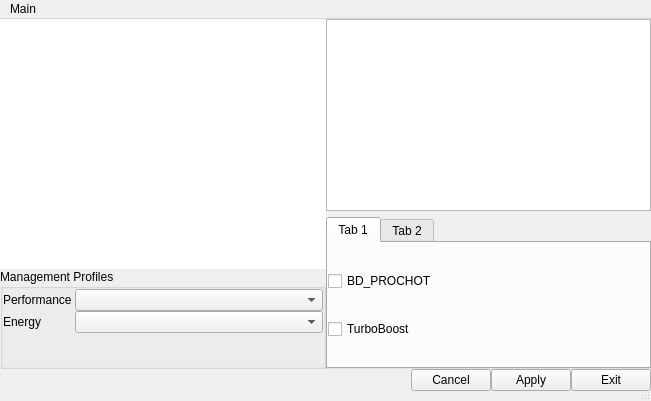
<?xml version="1.0" encoding="UTF-8"?>
<ui version="4.0">
 <class>MainWindow</class>
 <widget class="QMainWindow" name="MainWindow">
  <property name="geometry">
   <rect>
    <x>0</x>
    <y>0</y>
    <width>651</width>
    <height>401</height>
   </rect>
  </property>
  <property name="windowTitle">
   <string>MainWindow</string>
  </property>
  <property name="dockOptions">
   <set>QMainWindow::AllowNestedDocks|QMainWindow::AllowTabbedDocks|QMainWindow::AnimatedDocks</set>
  </property>
  <widget class="QWidget" name="centralwidget">
   <layout class="QVBoxLayout" name="verticalLayout">
    <property name="spacing">
     <number>0</number>
    </property>
    <property name="sizeConstraint">
     <enum>QLayout::SetDefaultConstraint</enum>
    </property>
    <property name="leftMargin">
     <number>0</number>
    </property>
    <property name="topMargin">
     <number>0</number>
    </property>
    <property name="rightMargin">
     <number>0</number>
    </property>
    <property name="bottomMargin">
     <number>0</number>
    </property>
    <item>
     <layout class="QHBoxLayout" name="horizontalLayout">
      <property name="spacing">
       <number>0</number>
      </property>
      <item>
       <widget class="QFrame" name="frame">
        <property name="frameShape">
         <enum>QFrame::NoFrame</enum>
        </property>
        <property name="lineWidth">
         <number>0</number>
        </property>
        <layout class="QVBoxLayout" name="verticalLayout_3">
         <property name="spacing">
          <number>0</number>
         </property>
         <property name="leftMargin">
          <number>0</number>
         </property>
         <property name="topMargin">
          <number>0</number>
         </property>
         <property name="rightMargin">
          <number>0</number>
         </property>
         <property name="bottomMargin">
          <number>0</number>
         </property>
         <item>
          <widget class="QWidget" name="widget_2" native="true">
           <property name="sizePolicy">
            <sizepolicy hsizetype="MinimumExpanding" vsizetype="MinimumExpanding">
             <horstretch>0</horstretch>
             <verstretch>0</verstretch>
            </sizepolicy>
           </property>
           <layout class="QVBoxLayout" name="verticalLayout_5" stretch="0,0">
            <property name="spacing">
             <number>0</number>
            </property>
            <property name="leftMargin">
             <number>0</number>
            </property>
            <property name="topMargin">
             <number>0</number>
            </property>
            <property name="rightMargin">
             <number>0</number>
            </property>
            <property name="bottomMargin">
             <number>0</number>
            </property>
            <item>
             <widget class="QTableView" name="tableView">
              <property name="sizePolicy">
               <sizepolicy hsizetype="MinimumExpanding" vsizetype="MinimumExpanding">
                <horstretch>0</horstretch>
                <verstretch>0</verstretch>
               </sizepolicy>
              </property>
              <property name="frameShape">
               <enum>QFrame::NoFrame</enum>
              </property>
              <property name="lineWidth">
               <number>0</number>
              </property>
              <property name="alternatingRowColors">
               <bool>false</bool>
              </property>
              <property name="wordWrap">
               <bool>false</bool>
              </property>
              <attribute name="horizontalHeaderVisible">
               <bool>false</bool>
              </attribute>
              <attribute name="horizontalHeaderHighlightSections">
               <bool>false</bool>
              </attribute>
              <attribute name="verticalHeaderVisible">
               <bool>false</bool>
              </attribute>
              <attribute name="verticalHeaderHighlightSections">
               <bool>false</bool>
              </attribute>
             </widget>
            </item>
            <item>
             <widget class="QGroupBox" name="groupBox_2">
              <property name="sizePolicy">
               <sizepolicy hsizetype="MinimumExpanding" vsizetype="MinimumExpanding">
                <horstretch>0</horstretch>
                <verstretch>0</verstretch>
               </sizepolicy>
              </property>
              <property name="minimumSize">
               <size>
                <width>0</width>
                <height>10</height>
               </size>
              </property>
              <property name="maximumSize">
               <size>
                <width>16777215</width>
                <height>100</height>
               </size>
              </property>
              <property name="title">
               <string>Management Profiles</string>
              </property>
              <layout class="QFormLayout" name="formLayout">
               <item row="0" column="0">
                <widget class="QLabel" name="label_3">
                 <property name="text">
                  <string>Performance </string>
                 </property>
                </widget>
               </item>
               <item row="0" column="1">
                <widget class="QWidget" name="widget_3" native="true">
                 <property name="sizePolicy">
                  <sizepolicy hsizetype="MinimumExpanding" vsizetype="Preferred">
                   <horstretch>0</horstretch>
                   <verstretch>0</verstretch>
                  </sizepolicy>
                 </property>
                 <property name="minimumSize">
                  <size>
                   <width>200</width>
                   <height>20</height>
                  </size>
                 </property>
                 <layout class="QHBoxLayout" name="horizontalLayout_4">
                  <property name="spacing">
                   <number>0</number>
                  </property>
                  <property name="leftMargin">
                   <number>0</number>
                  </property>
                  <property name="topMargin">
                   <number>0</number>
                  </property>
                  <property name="rightMargin">
                   <number>0</number>
                  </property>
                  <property name="bottomMargin">
                   <number>0</number>
                  </property>
                  <item>
                   <widget class="QComboBox" name="comboBox_3">
                    <property name="sizePolicy">
                     <sizepolicy hsizetype="MinimumExpanding" vsizetype="Fixed">
                      <horstretch>0</horstretch>
                      <verstretch>0</verstretch>
                     </sizepolicy>
                    </property>
                   </widget>
                  </item>
                 </layout>
                </widget>
               </item>
               <item row="2" column="1">
                <widget class="QWidget" name="lbl_combox" native="true">
                 <property name="sizePolicy">
                  <sizepolicy hsizetype="MinimumExpanding" vsizetype="Preferred">
                   <horstretch>0</horstretch>
                   <verstretch>0</verstretch>
                  </sizepolicy>
                 </property>
                 <property name="minimumSize">
                  <size>
                   <width>200</width>
                   <height>20</height>
                  </size>
                 </property>
                 <layout class="QHBoxLayout" name="horizontalLayout_3">
                  <property name="spacing">
                   <number>0</number>
                  </property>
                  <property name="leftMargin">
                   <number>0</number>
                  </property>
                  <property name="topMargin">
                   <number>0</number>
                  </property>
                  <property name="rightMargin">
                   <number>0</number>
                  </property>
                  <property name="bottomMargin">
                   <number>0</number>
                  </property>
                  <item>
                   <widget class="QComboBox" name="comboBox">
                    <property name="sizePolicy">
                     <sizepolicy hsizetype="MinimumExpanding" vsizetype="Fixed">
                      <horstretch>0</horstretch>
                      <verstretch>0</verstretch>
                     </sizepolicy>
                    </property>
                   </widget>
                  </item>
                 </layout>
                </widget>
               </item>
               <item row="2" column="0">
                <widget class="QLabel" name="label">
                 <property name="text">
                  <string>Energy</string>
                 </property>
                </widget>
               </item>
              </layout>
             </widget>
            </item>
           </layout>
          </widget>
         </item>
         <item>
          <widget class="QFrame" name="frame_3">
           <property name="frameShape">
            <enum>QFrame::NoFrame</enum>
           </property>
           <property name="lineWidth">
            <number>0</number>
           </property>
           <layout class="QVBoxLayout" name="verticalLayout_4">
            <property name="spacing">
             <number>0</number>
            </property>
            <property name="leftMargin">
             <number>0</number>
            </property>
            <property name="topMargin">
             <number>0</number>
            </property>
            <property name="rightMargin">
             <number>0</number>
            </property>
            <property name="bottomMargin">
             <number>0</number>
            </property>
           </layout>
          </widget>
         </item>
        </layout>
       </widget>
      </item>
      <item>
       <widget class="QFrame" name="frame_2">
        <property name="frameShape">
         <enum>QFrame::NoFrame</enum>
        </property>
        <property name="lineWidth">
         <number>0</number>
        </property>
        <layout class="QVBoxLayout" name="verticalLayout_2">
         <property name="spacing">
          <number>6</number>
         </property>
         <property name="leftMargin">
          <number>0</number>
         </property>
         <property name="topMargin">
          <number>0</number>
         </property>
         <property name="rightMargin">
          <number>0</number>
         </property>
         <property name="bottomMargin">
          <number>0</number>
         </property>
         <item>
          <widget class="QColumnView" name="columnView">
           <property name="sizePolicy">
            <sizepolicy hsizetype="MinimumExpanding" vsizetype="MinimumExpanding">
             <horstretch>0</horstretch>
             <verstretch>0</verstretch>
            </sizepolicy>
           </property>
           <property name="minimumSize">
            <size>
             <width>0</width>
             <height>20</height>
            </size>
           </property>
          </widget>
         </item>
         <item>
          <widget class="QTabWidget" name="tabWidget">
           <property name="currentIndex">
            <number>0</number>
           </property>
           <widget class="QWidget" name="tab">
            <attribute name="title">
             <string>Tab 1</string>
            </attribute>
            <layout class="QGridLayout" name="gridLayout">
             <item row="0" column="0">
              <widget class="QCheckBox" name="checkBox">
               <property name="text">
                <string>BD_PROCHOT</string>
               </property>
              </widget>
             </item>
             <item row="1" column="0">
              <widget class="QCheckBox" name="checkBox_2">
               <property name="text">
                <string>TurboBoost</string>
               </property>
              </widget>
             </item>
            </layout>
           </widget>
           <widget class="QWidget" name="tab_2">
            <attribute name="title">
             <string>Tab 2</string>
            </attribute>
           </widget>
          </widget>
         </item>
        </layout>
       </widget>
      </item>
     </layout>
    </item>
    <item>
     <widget class="QWidget" name="widget" native="true">
      <layout class="QHBoxLayout" name="horizontalLayout_2">
       <item>
        <spacer name="horizontalSpacer">
         <property name="orientation">
          <enum>Qt::Horizontal</enum>
         </property>
         <property name="sizeHint" stdset="0">
          <size>
           <width>40</width>
           <height>20</height>
          </size>
         </property>
        </spacer>
       </item>
       <item>
        <widget class="QPushButton" name="pushButton_2">
         <property name="text">
          <string>Cancel</string>
         </property>
        </widget>
       </item>
       <item>
        <widget class="QPushButton" name="pushButton">
         <property name="text">
          <string>Apply</string>
         </property>
        </widget>
       </item>
       <item>
        <widget class="QPushButton" name="pushButton_3">
         <property name="text">
          <string>Exit</string>
         </property>
         <property name="default">
          <bool>false</bool>
         </property>
         <property name="flat">
          <bool>false</bool>
         </property>
        </widget>
       </item>
      </layout>
     </widget>
    </item>
   </layout>
  </widget>
  <widget class="QMenuBar" name="menubar">
   <property name="geometry">
    <rect>
     <x>0</x>
     <y>0</y>
     <width>651</width>
     <height>23</height>
    </rect>
   </property>
   <widget class="QMenu" name="menuMain">
    <property name="title">
     <string>Main</string>
    </property>
   </widget>
   <addaction name="menuMain"/>
  </widget>
  <widget class="QStatusBar" name="statusbar">
   <property name="sizePolicy">
    <sizepolicy hsizetype="Preferred" vsizetype="Fixed">
     <horstretch>0</horstretch>
     <verstretch>0</verstretch>
    </sizepolicy>
   </property>
   <property name="minimumSize">
    <size>
     <width>0</width>
     <height>10</height>
    </size>
   </property>
  </widget>
 </widget>
 <layoutdefault spacing="0" margin="0"/>
 <layoutfunction spacing="0" margin="0"/>
 <resources/>
 <connections/>
 <designerdata>
  <property name="gridDeltaX">
   <number>2</number>
  </property>
  <property name="gridDeltaY">
   <number>2</number>
  </property>
  <property name="gridSnapX">
   <bool>true</bool>
  </property>
  <property name="gridSnapY">
   <bool>true</bool>
  </property>
  <property name="gridVisible">
   <bool>true</bool>
  </property>
 </designerdata>
</ui>
